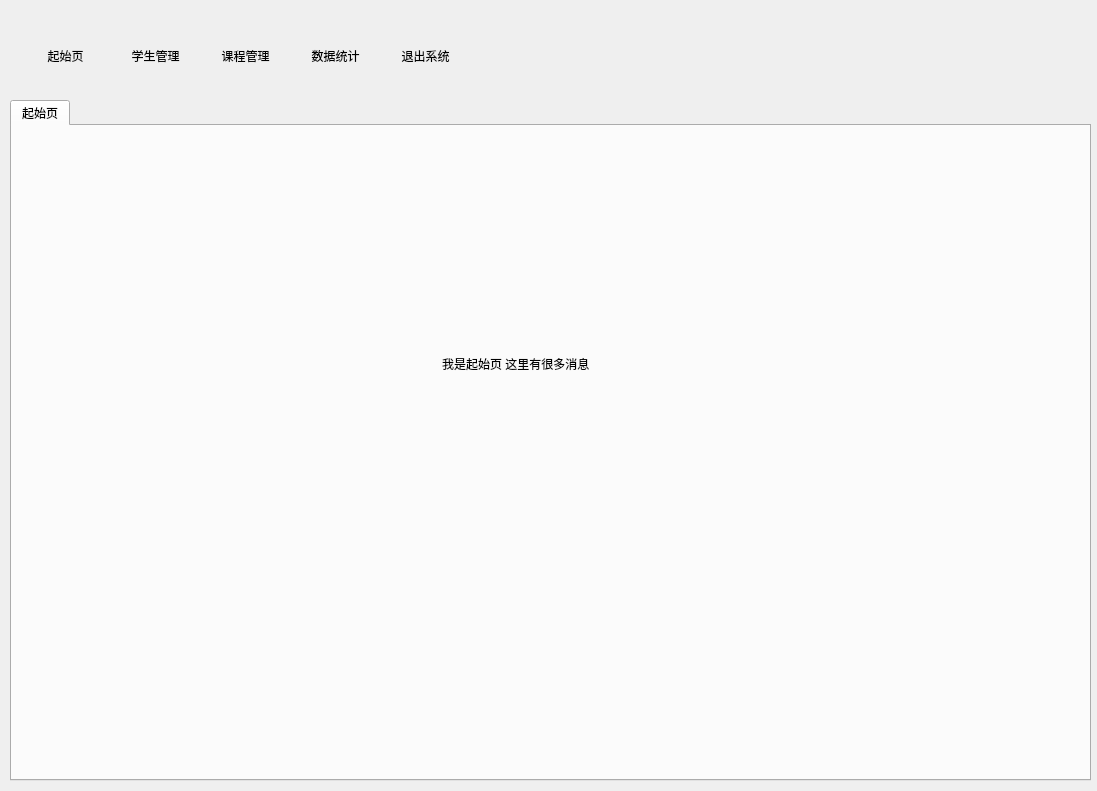
<?xml version="1.0" encoding="UTF-8"?>
<ui version="4.0">
 <class>Enter_Admin</class>
 <widget class="QWidget" name="Enter_Admin">
  <property name="geometry">
   <rect>
    <x>0</x>
    <y>0</y>
    <width>1097</width>
    <height>791</height>
   </rect>
  </property>
  <property name="windowTitle">
   <string>学生选修课程系统 SECS -  管理员端</string>
  </property>
  <widget class="QToolButton" name="toolButton_ExitSys">
   <property name="geometry">
    <rect>
     <x>390</x>
     <y>20</y>
     <width>71</width>
     <height>71</height>
    </rect>
   </property>
   <property name="cursor">
    <cursorShape>OpenHandCursor</cursorShape>
   </property>
   <property name="styleSheet">
    <string notr="true">QToolButton
{
    border: 0px;
}

QToolButton:hover
{
	background-color:#DCDCDC;
    border: 1px solid #C0C0C0;
}</string>
   </property>
   <property name="text">
    <string>退出系统</string>
   </property>
   <property name="icon">
    <iconset resource="images.qrc">
     <normaloff>:/new/prefix1/images/Exit.png</normaloff>:/new/prefix1/images/Exit.png</iconset>
   </property>
   <property name="iconSize">
    <size>
     <width>64</width>
     <height>64</height>
    </size>
   </property>
   <property name="toolButtonStyle">
    <enum>Qt::ToolButtonTextUnderIcon</enum>
   </property>
  </widget>
  <widget class="QToolButton" name="toolButton_statistics">
   <property name="geometry">
    <rect>
     <x>300</x>
     <y>20</y>
     <width>71</width>
     <height>71</height>
    </rect>
   </property>
   <property name="cursor">
    <cursorShape>OpenHandCursor</cursorShape>
   </property>
   <property name="styleSheet">
    <string notr="true">QToolButton
{
    border: 0px;
}

QToolButton:hover
{
	background-color:#DCDCDC;
    border: 1px solid #C0C0C0;
}</string>
   </property>
   <property name="text">
    <string>数据统计</string>
   </property>
   <property name="icon">
    <iconset resource="images.qrc">
     <normaloff>:/new/prefix1/images/Statistics.png</normaloff>:/new/prefix1/images/Statistics.png</iconset>
   </property>
   <property name="iconSize">
    <size>
     <width>64</width>
     <height>64</height>
    </size>
   </property>
   <property name="toolButtonStyle">
    <enum>Qt::ToolButtonTextUnderIcon</enum>
   </property>
  </widget>
  <widget class="QToolButton" name="toolButton_Index">
   <property name="geometry">
    <rect>
     <x>30</x>
     <y>20</y>
     <width>71</width>
     <height>71</height>
    </rect>
   </property>
   <property name="cursor">
    <cursorShape>OpenHandCursor</cursorShape>
   </property>
   <property name="styleSheet">
    <string notr="true">QToolButton
{
    border: 0px;
}

QToolButton:hover
{
	background-color:#DCDCDC;
    border: 1px solid #C0C0C0;
}</string>
   </property>
   <property name="text">
    <string>起始页</string>
   </property>
   <property name="icon">
    <iconset resource="images.qrc">
     <normaloff>:/new/prefix1/images/Home.png</normaloff>:/new/prefix1/images/Home.png</iconset>
   </property>
   <property name="iconSize">
    <size>
     <width>64</width>
     <height>64</height>
    </size>
   </property>
   <property name="toolButtonStyle">
    <enum>Qt::ToolButtonTextUnderIcon</enum>
   </property>
  </widget>
  <widget class="QToolButton" name="toolButton_CourseManage">
   <property name="geometry">
    <rect>
     <x>210</x>
     <y>20</y>
     <width>71</width>
     <height>71</height>
    </rect>
   </property>
   <property name="cursor">
    <cursorShape>OpenHandCursor</cursorShape>
   </property>
   <property name="styleSheet">
    <string notr="true">QToolButton
{
    border: 0px;
}

QToolButton:hover
{
	background-color:#DCDCDC;
    border: 1px solid #C0C0C0;
}</string>
   </property>
   <property name="text">
    <string>课程管理</string>
   </property>
   <property name="icon">
    <iconset resource="images.qrc">
     <normaloff>:/new/prefix1/images/CorseManage.png</normaloff>:/new/prefix1/images/CorseManage.png</iconset>
   </property>
   <property name="iconSize">
    <size>
     <width>64</width>
     <height>64</height>
    </size>
   </property>
   <property name="toolButtonStyle">
    <enum>Qt::ToolButtonTextUnderIcon</enum>
   </property>
  </widget>
  <widget class="QToolButton" name="toolButton_StudentManage">
   <property name="geometry">
    <rect>
     <x>120</x>
     <y>20</y>
     <width>71</width>
     <height>71</height>
    </rect>
   </property>
   <property name="cursor">
    <cursorShape>OpenHandCursor</cursorShape>
   </property>
   <property name="styleSheet">
    <string notr="true">QToolButton
{
    border: 0px;
}

QToolButton:hover
{
	background-color:#DCDCDC;
    border: 1px solid #C0C0C0;
}</string>
   </property>
   <property name="text">
    <string>学生管理</string>
   </property>
   <property name="icon">
    <iconset resource="images.qrc">
     <normaloff>:/new/prefix1/images/StuManage.png</normaloff>:/new/prefix1/images/StuManage.png</iconset>
   </property>
   <property name="iconSize">
    <size>
     <width>64</width>
     <height>64</height>
    </size>
   </property>
   <property name="toolButtonStyle">
    <enum>Qt::ToolButtonTextUnderIcon</enum>
   </property>
  </widget>
  <widget class="QTabWidget" name="tabWidget_Manage">
   <property name="geometry">
    <rect>
     <x>10</x>
     <y>100</y>
     <width>1081</width>
     <height>681</height>
    </rect>
   </property>
   <property name="currentIndex">
    <number>0</number>
   </property>
   <property name="iconSize">
    <size>
     <width>32</width>
     <height>32</height>
    </size>
   </property>
   <widget class="QWidget" name="tab">
    <attribute name="title">
     <string>起始页</string>
    </attribute>
    <widget class="QLabel" name="label_Message">
     <property name="geometry">
      <rect>
       <x>430</x>
       <y>230</y>
       <width>188</width>
       <height>16</height>
      </rect>
     </property>
     <property name="text">
      <string>我是起始页 这里有很多消息</string>
     </property>
    </widget>
   </widget>
  </widget>
 </widget>
 <resources>
  <include location="images.qrc"/>
 </resources>
 <connections/>
</ui>
